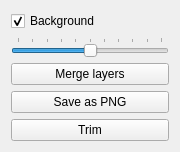
             <widget class="QWidget" name="verticalWidget_3" native="true">
              <property name="minimumSize">
               <size>
                <width>180</width>
                <height>0</height>
               </size>
              </property>
              <property name="maximumSize">
               <size>
                <width>180</width>
                <height>16777215</height>
               </size>
              </property>
              <layout class="QVBoxLayout" name="verticalLayout_13">
               <item>
                <widget class="QCheckBox" name="ch_background_enabled">
                 <property name="text">
                  <string>Background</string>
                 </property>
                 <property name="checked">
                  <bool>true</bool>
                 </property>
                </widget>
               </item>
               <item>
                <widget class="QSlider" name="slider_transparency">
                 <property name="maximumSize">
                  <size>
                   <width>180</width>
                   <height>16777215</height>
                  </size>
                 </property>
                 <property name="maximum">
                  <number>100</number>
                 </property>
                 <property name="value">
                  <number>50</number>
                 </property>
                 <property name="orientation">
                  <enum>Qt::Horizontal</enum>
                 </property>
                 <property name="tickPosition">
                  <enum>QSlider::TicksAbove</enum>
                 </property>
                </widget>
               </item>
               <item>
                <widget class="QPushButton" name="bt_merge_layers">
                 <property name="text">
                  <string>Merge layers</string>
                 </property>
                </widget>
               </item>
               <item>
                <widget class="QPushButton" name="bt_save_sprite">
                 <property name="text">
                  <string>Save as PNG</string>
                 </property>
                </widget>
               </item>
               <item>
                <widget class="QPushButton" name="bt_sprite_trim">
                 <property name="text">
                  <string>Trim</string>
                 </property>
                </widget>
               </item>
              </layout>
             </widget>
